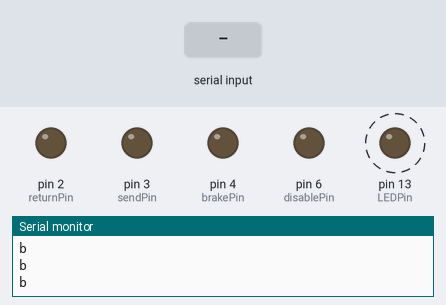
The sketch below on a simulated Arduino Uno, built with avr-gcc and run on an emulated ATmega328P. On the bench: output pins drawn as LEDs (lit = HIGH), the last lines printed to the serial monitor. Dashed ring = blinking. Inputs (shaded band) come from the test bench.

Above: at 1.26 s.
1.3 s: "o" received over Serial
At 2.2 s:
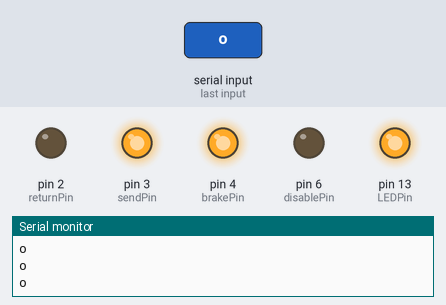
2.8 s: "f" received over Serial
At 3.4 s:
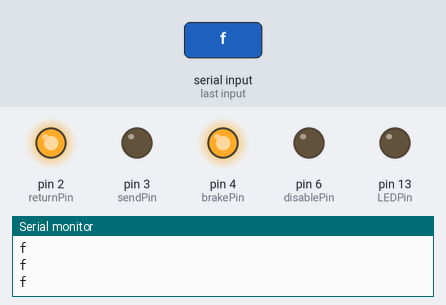
4.3 s: "i" received over Serial
At 4.6 s:
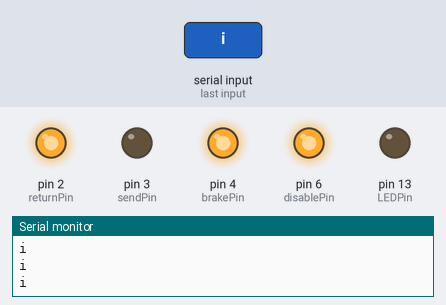
5.8 s: "b" received over Serial
At 6.01 s:
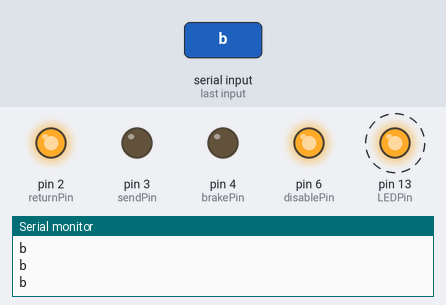
8.8 s: "d" received over Serial
At 9.4 s:
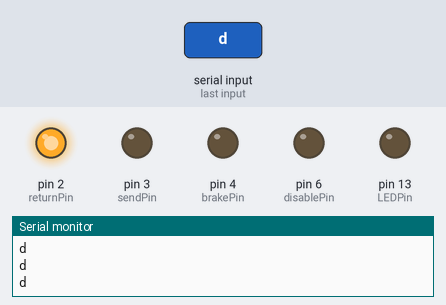
10.3 s: "b" received over Serial
At 10.52 s:
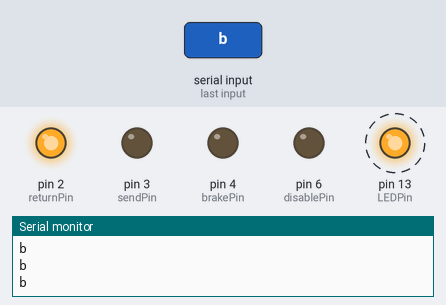
Timing chart, 0 to 14.3 s (numbered marks = the images above; inputs shaded):
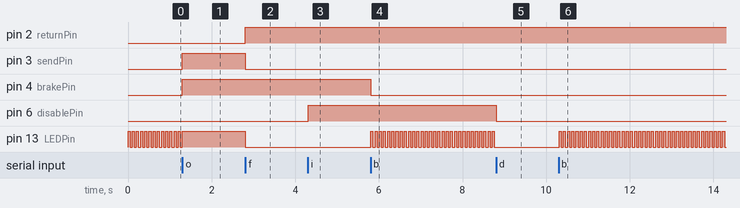

Measured:
- after the input at 1.3 s, pin 3 (sendPin), pin 4 (brakePin): LOW → HIGH at once; pin 13 (LEDPin): goes on until 1.3 s, then stays HIGH
- after the input at 2.8 s, pin 2 (returnPin): LOW → HIGH at once; pin 3 (sendPin), pin 13 (LEDPin): HIGH → LOW at once
- after the input at 4.3 s, pin 6 (disablePin): LOW → HIGH at once
- after the input at 5.8 s, pin 4 (brakePin): HIGH → LOW at once; pin 13 (LEDPin): alternates HIGH for 0.05 s and LOW for 0.05 s, starting at once
- after the input at 8.8 s, pin 6 (disablePin): HIGH → LOW at once; pin 13 (LEDPin): stops changing and stays LOW
- after the input at 10.3 s, pin 13 (LEDPin): alternates HIGH for 0.05 s and LOW for 0.05 s, starting at once
- by itself, pin 13 (LEDPin): alternates HIGH for 0.05 s and LOW for 0.05 s

The sketch:

SerialCommunicator.ino
```cpp
int LEDPin = 13;
int LEDPinStatus = 0;
int sendPin = 3;
int returnPin = 2;
int brakePin = 4;
int disablePin = 6;


char buff[100];
int i = 0;

void setup() {
  Serial.begin(115200);
  pinMode(LEDPin, OUTPUT);
  digitalWrite(LEDPin, LOW);
  pinMode(returnPin, OUTPUT);
  pinMode(sendPin, OUTPUT);
  pinMode(brakePin, OUTPUT);
  pinMode(disablePin, OUTPUT);
  digitalWrite(brakePin,LOW);
  digitalWrite(disablePin,LOW);
  while (!Serial) {
    //LOW enables break
  }
  buff[0] = 'b';
}

void loop() {
  Serial.println(buff[0]);
  switch(buff[0]){
    //Send it case
    case 'o':
      digitalWrite(brakePin, HIGH);

      digitalWrite(LEDPin,HIGH);
      digitalWrite(returnPin, LOW);
      digitalWrite(sendPin, HIGH);

      break;
    //Return it case
    case 'f':
      digitalWrite(brakePin, HIGH);

      digitalWrite(LEDPin,LOW);
      digitalWrite(sendPin, LOW);
      digitalWrite(returnPin, HIGH);

      break;
    //Brake Case
    case 'b':
      digitalWrite(brakePin,LOW);

      LEDPinStatus = !LEDPinStatus;
      digitalWrite(LEDPin, LEDPinStatus);
      break;

    //Global Control Logic
    case 'd':
      digitalWrite(disablePin, LOW);
      break;
    case 'i':
      digitalWrite(disablePin, HIGH);
      break;
    default:
      Serial.print("in default: ");
      Serial.println(buff[0]);
      digitalWrite(4,LOW);
}


  delay(50);
}

void serialEvent(){
  while(Serial.available()){
    buff[i++] = Serial.read();
  }
  i = 0;
}
```
